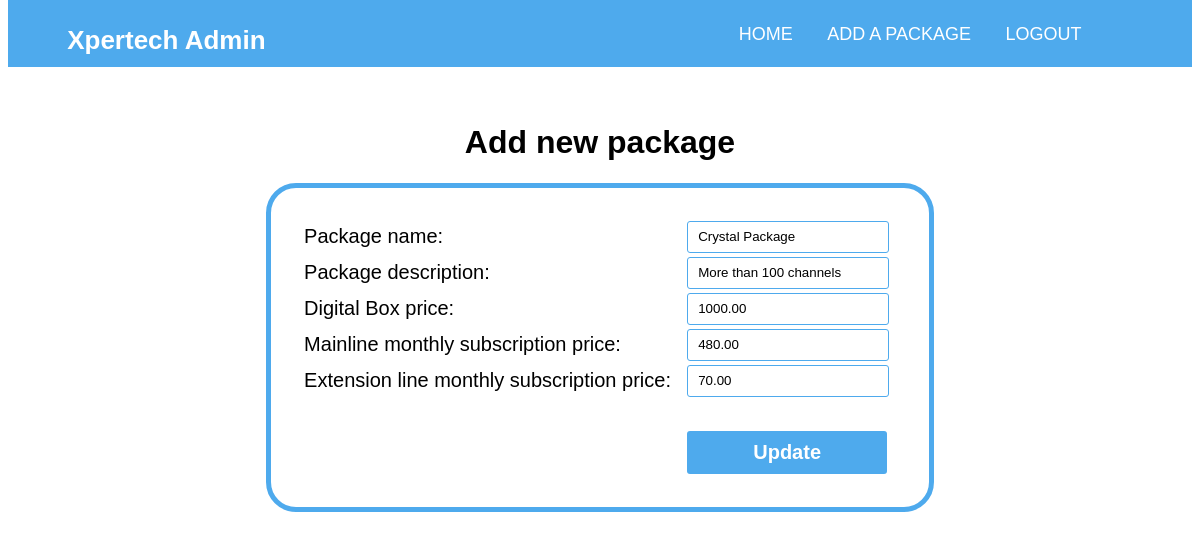
/php/edit.php?id=1, run on the app's committed database.
### tables this page shows
CREATE TABLE `packages` (
  `package_number` int(11) NOT NULL,
  `package_name` varchar(20) NOT NULL,
  `package_desc` varchar(50) NOT NULL,
  `digital_box` decimal(10,2) NOT NULL,
  `monthsub_mainline` decimal(10,2) NOT NULL,
  `monthsub_extline` decimal(10,2) NOT NULL
);

### php/edit.php (the view, shortened to what this page needs)
<?php
include_once("config.php");
?>
<?php
$id = $_GET['id'];
$result = mysqli_query($mysqli, "SELECT * FROM packages WHERE package_number=$id");
while($res = mysqli_fetch_array($result))
{
	$name = $res['package_name'];
	$desc = $res['package_desc'];
	$digitalbox = $res['digital_box'];
	$mainline = $res['monthsub_mainline'];
	$extline = $res['monthsub_extline'];
}
?>
<!DOCTYPE html>
<html>
<head>
	<link rel="stylesheet" type="text/css" href="../css/index.css">
</head>
<body>
	<div class="container">
		<div class="header">
			<h1 id="title"><a class="head" href="index.php">Xpertech Admin</a></h1>
			<div class="table">
				<ul id="nav">
					<li><a class="head" href="index.php">HOME</a></li>
					<li><a class="head" href="add.html">ADD A PACKAGE</a></li>
					<li><a class="head" href="login.php?logout='1'" name="logout">LOGOUT</a></li>
				</ul>
			</div>
		</div>
		<div class="content">
			<h1 style="text-align: center;">Add new package</h1>
			<form action="edit.php" method="post" name="form1">
				<table class="add" width="60%" border="0">
					<tr>
						<td>Package name:</td>
						<td><input class="field" type="text" name="name" value="<?php echo $name;?>"></td>
					</tr>
					<tr>
						<td>Package description:</td>
						<td><input class="field" type="text" name="desc" value="<?php echo $desc;?>"></td>
					</tr>
					<tr>
						<td>Digital Box price:</td>
						<td><input class="field" type="text" name="digitalbox" value="<?php echo $digitalbox;?>"></td>
					</tr>
					<tr>
						<td>Mainline monthly subscription price:</td>
						<td><input class="field" type="text" name="mainline" value="<?php echo $mainline;?>"></td>
					</tr>
					<tr>
						<td>Extension line monthly subscription price:</td>
						<td><input class="field" type="text" name="extline" value="<?php echo $extline;?>"></td>
					</tr>
					<tr>
						<td><input type="hidden" name="id" value=<?php echo $_GET['id'];?>></td>
						<td><input class="button" type="submit" name="update" value="Update"></td>
					</tr>
				</table>
			</form>
		</div>
	</div>
</body>
</html>

### css/index.css (style rules this page uses)
body { font-family: 'Arial'; }
.header { background-color: #4eaaed; padding: 5%; margin-top: -5%; }
.table { padding-right: 2%; float: right; }
ul#nav li { display: inline-block; list-style: none; margin-right: 30px; font-size: 18px; }
.table { display: table; }
#title { display: inline-block; float: left; font-size: 26px; color: #FFFFFF; }
.head { text-decoration: none; color: #FFFFFF; }
.content { padding: 3%; }
table { margin: 0 auto; }
.add td { font-size: 20px; }
.add { padding: 30px; border: 5px solid; border-radius: 30px; border-color: #4eaaed; }
.field { width: 180px; height: 10px; padding: 10px; border: 1px solid; border-radius: 3px; border-color: #4eaaed; background-color: }
.button { margin-top: 30px; background-color: #4eaaed; border: none; border-radius: 3px; color: white; width: 200px; padding: 10px; text-align: center; text-decoration: none; display: inline-block; font-weight: bold; font-size: 20px; }
table { padding-top: 5%; }

### data on the page
packages: name "Crystal Package", desc "More than 100 channels", digitalbox "1000.00", mainline "480.00", extline "70.00"
